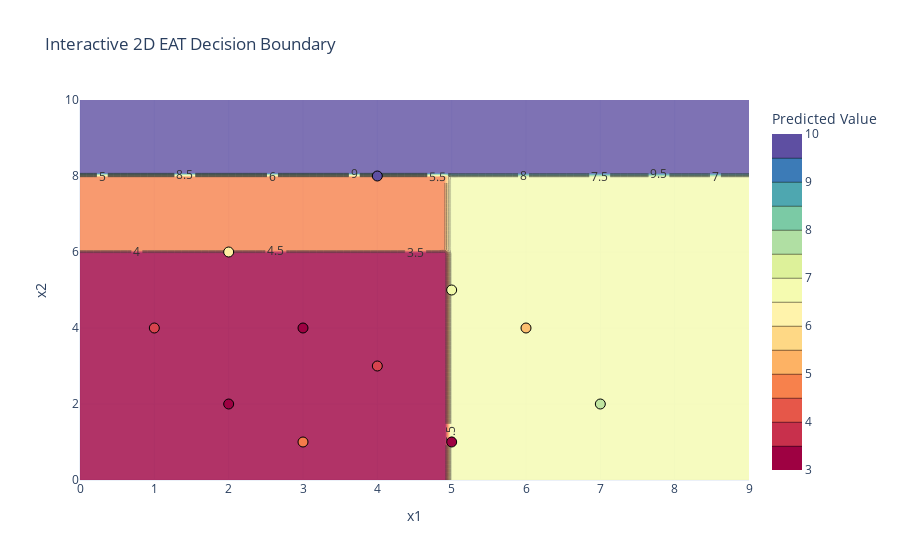
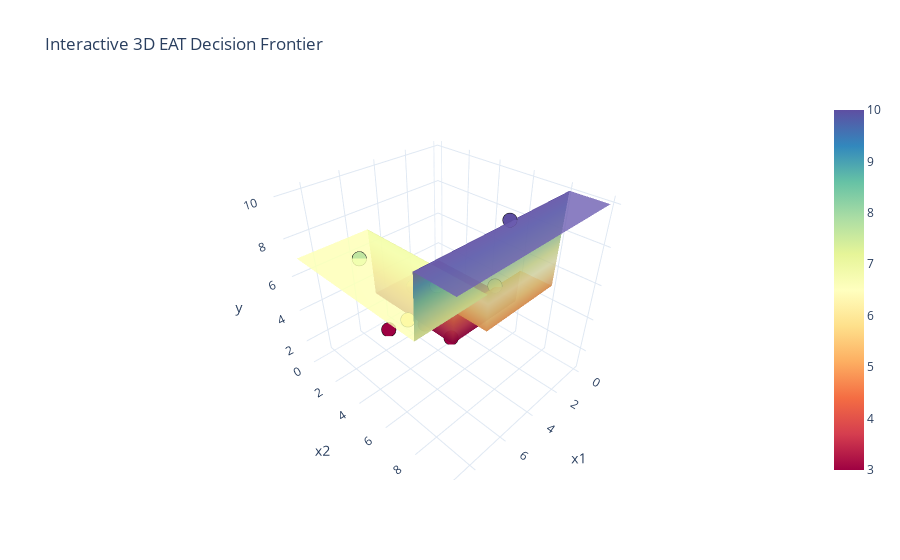

Notebook code for these charts, in order:
### Code cell
x1_min, x1_max = max(X[:, 0].min() - 2, 0), X[:, 0].max() + 2
x2_min, x2_max = max(X[:, 1].min() - 2, 0), X[:, 1].max() + 2

x1_range = np.linspace(x1_min, x1_max, 100)
x2_range = np.linspace(x2_min, x2_max, 100)
x1_grid, x2_grid = np.meshgrid(x1_range, x2_range)

# Predict the output grid points
grid_points = np.vstack([x1_grid.ravel(), x2_grid.ravel()]).T
y_grid = np.array([model.predict([x1, x2], ['x1', 'x2']) for x1, x2 in grid_points])
y_grid = np.ma.masked_where(y_grid == 0, y_grid).reshape(x1_grid.shape)

# Flatten the data for plotting
y_flat = y.flatten()

# 2D Interactive Plot
fig_2d = go.Figure()

# Add contour plot for the decision boundary
fig_2d.add_trace(go.Contour(
    z=y_grid,
    x=x1_range,
    y=x2_range,
    colorscale='Spectral',
    colorbar=dict(title='Predicted Value'),
    contours=dict(showlabels=True),
    opacity=0.8
))

# Add scatter points for the data
fig_2d.add_trace(go.Scatter(
    x=X[:, 0],
    y=X[:, 1],
    mode='markers',
    marker=dict(size=10, color=y_flat, colorscale='Spectral', line=dict(width=1, color='black')),
    name='Data Points'
))

fig_2d.update_layout(
    title="Interactive 2D EAT Decision Boundary",
    xaxis_title="x1",
    yaxis_title="x2",
    template="plotly_white"
)

# 3D Interactive Plot
fig_3d = go.Figure()

# Add 3D surface for the decision boundary
fig_3d.add_trace(go.Surface(
    z=y_grid,
    x=x1_grid,
    y=x2_grid,
    colorscale='Spectral',
    opacity=0.8,
    name='Decision Frontier'
))

# Add scatter points in 3D
fig_3d.add_trace(go.Scatter3d(
    x=X[:, 0],
    y=X[:, 1],
    z=y_flat,
    mode='markers',
    marker=dict(size=5, color=y_flat, colorscale='Spectral', line=dict(width=1, color='black')),
    name='Data Points'
))

fig_3d.update_layout(
    title="Interactive 3D EAT Decision Frontier",
    scene=dict(
        xaxis_title="x1",
        yaxis_title="x2",
        zaxis_title="y"
    ),
    template="plotly_white"
)

# Show the plots
fig_2d.show()
fig_3d.show()

### Figure 1 — Plotly figure (JSON) as saved in the notebook; plotly's stock layout.template omitted (floating-point values rounded to 4 significant figures; data arrays with more than 128 entries replaced by an {"elided": "..."} marker saying what was removed)
{"data": [{"colorbar": {"title": {"text": "Predicted Value"}}, "colorscale": [[0, "rgb(158,1,66)"], [0.1, "rgb(213,62,79)"], [0.2, "rgb(244,109,67)"], [0.3, "rgb(253,174,97)"], [0.4, "rgb(254,224,139)"], [0.5, "rgb(255,255,191)"], [0.6, "rgb(230,245,152)"], [0.7, "rgb(171,221,164)"], [0.8, "rgb(102,194,165)"], [0.9, "rgb(50,136,189)"], [1, "rgb(94,79,162)"]], "contours": {"showlabels": true}, "opacity": 0.8, "type": "contour", "x": [0, 0.09091, 0.1818, 0.2727, 0.3636, 0.4545, 0.5455, 0.6364, 0.7273, 0.8182, 0.9091, 1, 1.091, 1.182, 1.273, 1.364, 1.455, 1.545, 1.636, 1.727, 1.818, 1.909, 2, 2.091, 2.182, 2.273, 2.364, 2.455, 2.545, 2.636, 2.727, 2.818, 2.909, 3, 3.091, 3.182, 3.273, 3.364, 3.455, 3.545, 3.636, 3.727, 3.818, 3.909, 4, 4.091, 4.182, 4.273, 4.364, 4.455, 4.545, 4.636, 4.727, 4.818, 4.909, 5, 5.091, 5.182, 5.273, 5.364, 5.455, 5.545, 5.636, 5.727, 5.818, 5.909, 6, 6.091, 6.182, 6.273, 6.364, 6.455, 6.545, 6.636, 6.727, 6.818, 6.909, 7, 7.091, 7.182, 7.273, 7.364, 7.455, 7.545, 7.636, 7.727, 7.818, 7.909, 8, 8.091, 8.182, 8.273, 8.364, 8.455, 8.545, 8.636, 8.727, 8.818, 8.909, 9], "y": [0, 0.101, 0.202, 0.303, 0.404, 0.5051, 0.6061, 0.7071, 0.8081, 0.9091, 1.01, 1.111, 1.212, 1.313, 1.414, 1.515, 1.616, 1.717, 1.818, 1.919, 2.02, 2.121, 2.222, 2.323, 2.424, 2.525, 2.626, 2.727, 2.828, 2.929, 3.03, 3.131, 3.232, 3.333, 3.434, 3.535, 3.636, 3.737, 3.838, 3.939, 4.04, 4.141, 4.242, 4.343, 4.444, 4.545, 4.646, 4.747, 4.848, 4.949, 5.051, 5.152, 5.253, 5.354, 5.455, 5.556, 5.657, 5.758, 5.859, 5.96, 6.061, 6.162, 6.263, 6.364, 6.465, 6.566, 6.667, 6.768, 6.869, 6.97, 7.071, 7.172, 7.273, 7.374, 7.475, 7.576, 7.677, 7.778, 7.879, 7.98, 8.081, 8.182, 8.283, 8.384, 8.485, 8.586, 8.687, 8.788, 8.889, 8.99, 9.091, 9.192, 9.293, 9.394, 9.495, 9.596, 9.697, 9.798, 9.899, 10], "z": {"elided": "100x100 int values"}}, {"marker": {"color": [2, 1, 3, 5, 1, 2, 1, 10, 6, 4, 7], "colorscale": [[0, "rgb(158,1,66)"], [0.1, "rgb(213,62,79)"], [0.2, "rgb(244,109,67)"], [0.3, "rgb(253,174,97)"], [0.4, "rgb(254,224,139)"], [0.5, "rgb(255,255,191)"], [0.6, "rgb(230,245,152)"], [0.7, "rgb(171,221,164)"], [0.8, "rgb(102,194,165)"], [0.9, "rgb(50,136,189)"], [1, "rgb(94,79,162)"]], "line": {"color": "black", "width": 1}, "size": 10}, "mode": "markers", "name": "Data Points", "type": "scatter", "x": [1, 2, 3, 2, 3, 4, 5, 4, 5, 6, 7], "y": [4, 2, 1, 6, 4, 3, 1, 8, 5, 4, 2]}], "layout": {"title": {"text": "Interactive 2D EAT Decision Boundary"}, "xaxis": {"title": {"text": "x1"}}, "yaxis": {"title": {"text": "x2"}}}}

### Figure 2 — Plotly figure (JSON) as saved in the notebook; plotly's stock layout.template omitted (floating-point values rounded to 4 significant figures; data arrays with more than 128 entries replaced by an {"elided": "..."} marker saying what was removed)
{"data": [{"colorscale": [[0, "rgb(158,1,66)"], [0.1, "rgb(213,62,79)"], [0.2, "rgb(244,109,67)"], [0.3, "rgb(253,174,97)"], [0.4, "rgb(254,224,139)"], [0.5, "rgb(255,255,191)"], [0.6, "rgb(230,245,152)"], [0.7, "rgb(171,221,164)"], [0.8, "rgb(102,194,165)"], [0.9, "rgb(50,136,189)"], [1, "rgb(94,79,162)"]], "name": "Decision Frontier", "opacity": 0.8, "type": "surface", "x": {"elided": "100x100 float values"}, "y": {"elided": "100x100 float values"}, "z": {"elided": "100x100 int values"}}, {"marker": {"color": [2, 1, 3, 5, 1, 2, 1, 10, 6, 4, 7], "colorscale": [[0, "rgb(158,1,66)"], [0.1, "rgb(213,62,79)"], [0.2, "rgb(244,109,67)"], [0.3, "rgb(253,174,97)"], [0.4, "rgb(254,224,139)"], [0.5, "rgb(255,255,191)"], [0.6, "rgb(230,245,152)"], [0.7, "rgb(171,221,164)"], [0.8, "rgb(102,194,165)"], [0.9, "rgb(50,136,189)"], [1, "rgb(94,79,162)"]], "line": {"color": "black", "width": 1}, "size": 5}, "mode": "markers", "name": "Data Points", "type": "scatter3d", "x": [1, 2, 3, 2, 3, 4, 5, 4, 5, 6, 7], "y": [4, 2, 1, 6, 4, 3, 1, 8, 5, 4, 2], "z": [2, 1, 3, 5, 1, 2, 1, 10, 6, 4, 7]}], "layout": {"scene": {"xaxis": {"title": {"text": "x1"}}, "yaxis": {"title": {"text": "x2"}}, "zaxis": {"title": {"text": "y"}}}, "title": {"text": "Interactive 3D EAT Decision Frontier"}}}
